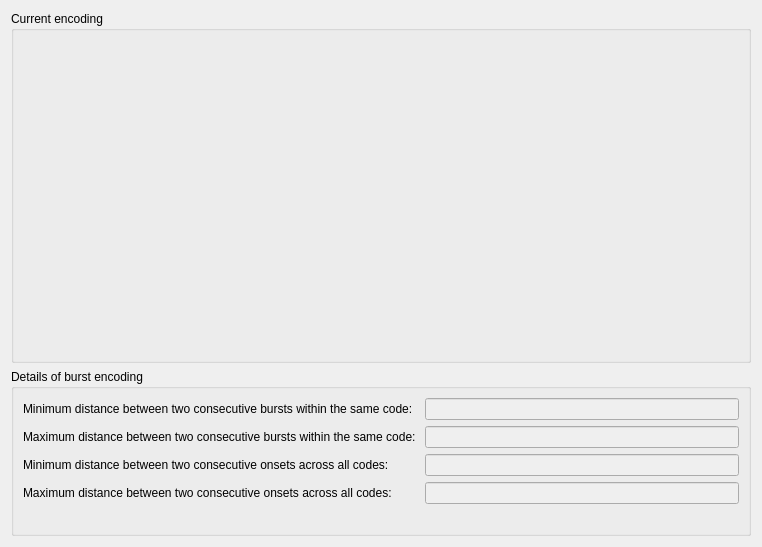
<?xml version="1.0" encoding="UTF-8"?>
<ui version="4.0">
 <class>Dialog</class>
 <widget class="QDialog" name="Dialog">
  <property name="geometry">
   <rect>
    <x>0</x>
    <y>0</y>
    <width>762</width>
    <height>547</height>
   </rect>
  </property>
  <property name="windowTitle">
   <string>Dialog</string>
  </property>
  <layout class="QVBoxLayout" name="verticalLayout">
   <item>
    <layout class="QHBoxLayout" name="horizontalLayout">
     <item>
      <widget class="QGroupBox" name="groupBox_2">
       <property name="sizePolicy">
        <sizepolicy hsizetype="Preferred" vsizetype="Preferred">
         <horstretch>0</horstretch>
         <verstretch>0</verstretch>
        </sizepolicy>
       </property>
       <property name="title">
        <string>Current encoding</string>
       </property>
       <layout class="QVBoxLayout" name="verticalLayout_6">
        <item>
         <layout class="QVBoxLayout" name="layout_encoding"/>
        </item>
       </layout>
      </widget>
     </item>
    </layout>
   </item>
   <item>
    <widget class="QGroupBox" name="groupBox_3">
     <property name="sizePolicy">
      <sizepolicy hsizetype="Preferred" vsizetype="Maximum">
       <horstretch>0</horstretch>
       <verstretch>0</verstretch>
      </sizepolicy>
     </property>
     <property name="title">
      <string>Details of burst encoding</string>
     </property>
     <layout class="QVBoxLayout" name="verticalLayout_7">
      <item>
       <layout class="QFormLayout" name="formLayout_3">
        <item row="0" column="0">
         <widget class="QLabel" name="label">
          <property name="text">
           <string>Minimum distance between two consecutive bursts within the same code: </string>
          </property>
         </widget>
        </item>
        <item row="0" column="1">
         <widget class="QLineEdit" name="min_inter_burst_intra_code">
          <property name="enabled">
           <bool>false</bool>
          </property>
         </widget>
        </item>
        <item row="1" column="0">
         <widget class="QLabel" name="label_2">
          <property name="text">
           <string>Maximum distance between two consecutive bursts within the same code: </string>
          </property>
         </widget>
        </item>
        <item row="1" column="1">
         <widget class="QLineEdit" name="max_inter_burst_intra_code">
          <property name="enabled">
           <bool>false</bool>
          </property>
         </widget>
        </item>
        <item row="2" column="0">
         <widget class="QLabel" name="label_3">
          <property name="text">
           <string>Minimum distance between two consecutive onsets across all codes: </string>
          </property>
         </widget>
        </item>
        <item row="2" column="1">
         <widget class="QLineEdit" name="min_inter_burst_inter_code">
          <property name="enabled">
           <bool>false</bool>
          </property>
         </widget>
        </item>
        <item row="3" column="0">
         <widget class="QLabel" name="label_4">
          <property name="text">
           <string>Maximum distance between two consecutive onsets across all codes: </string>
          </property>
         </widget>
        </item>
        <item row="3" column="1">
         <widget class="QLineEdit" name="max_inter_burst_inter_code">
          <property name="enabled">
           <bool>false</bool>
          </property>
         </widget>
        </item>
       </layout>
      </item>
      <item>
       <widget class="QLabel" name="messages">
        <property name="text">
         <string/>
        </property>
       </widget>
      </item>
     </layout>
    </widget>
   </item>
  </layout>
 </widget>
 <resources/>
 <connections/>
</ui>
